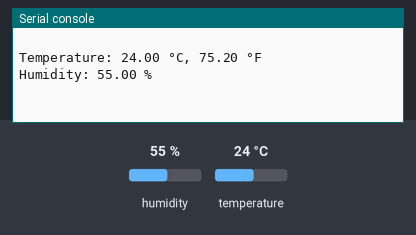
Bench run of a program on a simulated MicroPython board. On the bench: the last lines printed to the serial console. The test bench sets the inputs (shaded band); at power-on: humidity 55 %, temperature 24 °C. Library files of the repository ran but are not shown: ahtx0.py.

Above: at 1.2 s.
1.3 s: humidity set to 22 %
4.3 s: temperature set to 12 °C
At 6.0 s:
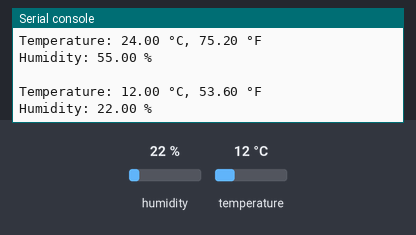
7.3 s: humidity set to 40 %
At 11.1 s:
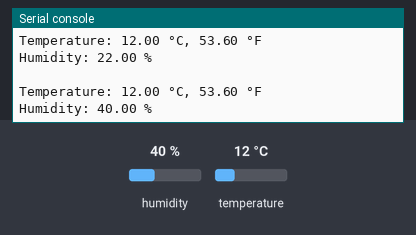
Timing chart, 0 to 12.6 s (numbered marks = the images above; inputs shaded):
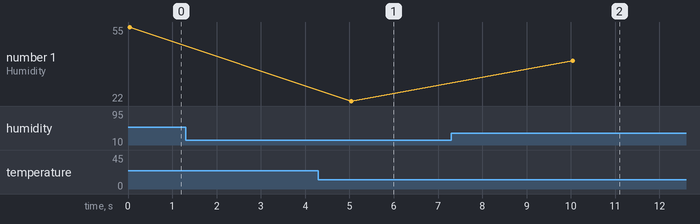

The program:

project_4a_sensor.py
```python
"""
This program uses an AHT10 temperature and humidity sensor. it will
periodically take measurements and report the values. The information
will be pritned to the console.
"""

import time
from machine import Pin, SoftI2C

# When you are using a complex component (something more than an LED,
# switch, button, etc.), there will often be libraries available that
# you can search for and find online. These libraries are collections
# of functions that someone else wrote code for and that you can reuse
# without having to write your own code. The ahtx0 library we are
# importing below is a library that knows how to talk to our temperature
# and humidity sensor
import ahtx0

# I2C is a type of protocol. That is, a language that two devices can use
# to communicate with each other. The SoftI2C class allows us to define
# which pins on the microcontroller that we are using and returns an interface
# we can use in code to read and write messages to each device.
i2c = SoftI2C(scl=Pin(7), sda=Pin(6))

# This tells the ahtx0 library that we have connected our device to
# the pins we have defined above
sensor = ahtx0.AHT10(i2c)

# This loop will run forever and print out the current temperature and
# humidity. The sensor device we are using measures temperature in
# celcius. Our code takes that and converts it to fahrenheit and then
# prints out both values.
while True:
    # read the measurement from the sensor
    celcius = sensor.temperature
    humidity = sensor.relative_humidity

    # convert the temperature from celcius to fahrenheit
    fahrenheit = celcius * (9/5) + 32

    # print the values to the terminal
    print(f"\nTemperature: {celcius:0.2f} °C, {fahrenheit:0.2f} °F")
    print(f"Humidity: {humidity:0.2f} %")

    # wait a few seconds for the sensor to reset and then loop again
    time.sleep(5)
```

Measured:
- after the input at 4.3 s, the serial console: prints a new line after 0.74 s (image 1)
- after the input at 7.3 s, the serial console: prints a new line after 2.7 s (image 2)
- plotted number 1: 22 → 40 after the input at 7.3 s
